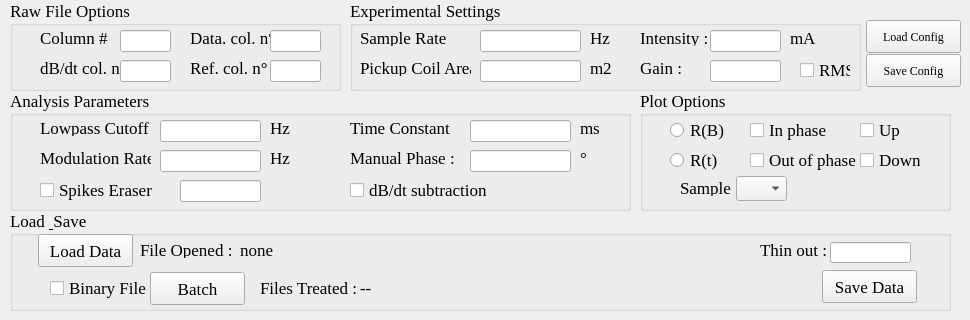
    <widget class="QWidget" name="tab">
     <attribute name="title">
      <string>Configuration</string>
     </attribute>
     <widget class="QGroupBox" name="groupBox_4">
      <property name="geometry">
       <rect>
        <x>640</x>
        <y>90</y>
        <width>311</width>
        <height>121</height>
       </rect>
      </property>
      <property name="sizePolicy">
       <sizepolicy hsizetype="Expanding" vsizetype="Expanding">
        <horstretch>0</horstretch>
        <verstretch>0</verstretch>
       </sizepolicy>
      </property>
      <property name="maximumSize">
       <size>
        <width>16777215</width>
        <height>16777215</height>
       </size>
      </property>
      <property name="font">
       <font>
        <family>Times</family>
        <pointsize>13</pointsize>
       </font>
      </property>
      <property name="title">
       <string>Plot Options</string>
      </property>
      <widget class="QRadioButton" name="radioButton">
       <property name="geometry">
        <rect>
         <x>30</x>
         <y>30</y>
         <width>102</width>
         <height>20</height>
        </rect>
       </property>
       <property name="font">
        <font>
         <family>Times</family>
        </font>
       </property>
       <property name="text">
        <string>R(B)</string>
       </property>
      </widget>
      <widget class="QRadioButton" name="radioButton_2">
       <property name="geometry">
        <rect>
         <x>30</x>
         <y>60</y>
         <width>102</width>
         <height>20</height>
        </rect>
       </property>
       <property name="font">
        <font>
         <family>Times</family>
        </font>
       </property>
       <property name="text">
        <string>R(t)</string>
       </property>
      </widget>
      <widget class="QLabel" name="label_25">
       <property name="geometry">
        <rect>
         <x>40</x>
         <y>90</y>
         <width>61</width>
         <height>16</height>
        </rect>
       </property>
       <property name="font">
        <font>
         <family>Times</family>
        </font>
       </property>
       <property name="text">
        <string>Sample :</string>
       </property>
      </widget>
      <widget class="QComboBox" name="comboBox">
       <property name="geometry">
        <rect>
         <x>96</x>
         <y>86</y>
         <width>51</width>
         <height>25</height>
        </rect>
       </property>
       <property name="font">
        <font>
         <family>Times</family>
        </font>
       </property>
      </widget>
      <widget class="QCheckBox" name="checkBox_2">
       <property name="geometry">
        <rect>
         <x>110</x>
         <y>30</y>
         <width>87</width>
         <height>20</height>
        </rect>
       </property>
       <property name="font">
        <font>
         <family>Times</family>
        </font>
       </property>
       <property name="text">
        <string>In phase</string>
       </property>
      </widget>
      <widget class="QCheckBox" name="checkBox_3">
       <property name="geometry">
        <rect>
         <x>110</x>
         <y>60</y>
         <width>111</width>
         <height>20</height>
        </rect>
       </property>
       <property name="font">
        <font>
         <family>Times</family>
        </font>
       </property>
       <property name="text">
        <string>Out of phase</string>
       </property>
      </widget>
      <widget class="QCheckBox" name="checkBox_7">
       <property name="geometry">
        <rect>
         <x>220</x>
         <y>30</y>
         <width>87</width>
         <height>20</height>
        </rect>
       </property>
       <property name="font">
        <font>
         <family>Times</family>
        </font>
       </property>
       <property name="text">
        <string>Up</string>
       </property>
      </widget>
      <widget class="QCheckBox" name="checkBox_8">
       <property name="geometry">
        <rect>
         <x>220</x>
         <y>60</y>
         <width>111</width>
         <height>20</height>
        </rect>
       </property>
       <property name="font">
        <font>
         <family>Times</family>
        </font>
       </property>
       <property name="text">
        <string>Down</string>
       </property>
      </widget>
     </widget>
     <widget class="QGroupBox" name="groupBox_2">
      <property name="geometry">
       <rect>
        <x>350</x>
        <y>0</y>
        <width>511</width>
        <height>91</height>
       </rect>
      </property>
      <property name="font">
       <font>
        <family>Times</family>
        <pointsize>13</pointsize>
       </font>
      </property>
      <property name="title">
       <string>Experimental Settings</string>
      </property>
      <widget class="QLabel" name="label_4">
       <property name="geometry">
        <rect>
         <x>10</x>
         <y>30</y>
         <width>91</width>
         <height>16</height>
        </rect>
       </property>
       <property name="font">
        <font>
         <family>Times</family>
        </font>
       </property>
       <property name="text">
        <string>Sample Rate :</string>
       </property>
      </widget>
      <widget class="QLabel" name="label_7">
       <property name="geometry">
        <rect>
         <x>240</x>
         <y>30</y>
         <width>21</width>
         <height>16</height>
        </rect>
       </property>
       <property name="font">
        <font>
         <family>Times</family>
        </font>
       </property>
       <property name="text">
        <string>Hz</string>
       </property>
      </widget>
      <widget class="QLabel" name="label_6">
       <property name="geometry">
        <rect>
         <x>240</x>
         <y>60</y>
         <width>21</width>
         <height>16</height>
        </rect>
       </property>
       <property name="font">
        <font>
         <family>Times</family>
        </font>
       </property>
       <property name="text">
        <string>m2</string>
       </property>
      </widget>
      <widget class="QLabel" name="label_5">
       <property name="geometry">
        <rect>
         <x>10</x>
         <y>60</y>
         <width>111</width>
         <height>16</height>
        </rect>
       </property>
       <property name="font">
        <font>
         <family>Times</family>
        </font>
       </property>
       <property name="text">
        <string>Pickup Coil Area :</string>
       </property>
      </widget>
      <widget class="QLabel" name="label_8">
       <property name="geometry">
        <rect>
         <x>290</x>
         <y>30</y>
         <width>71</width>
         <height>16</height>
        </rect>
       </property>
       <property name="font">
        <font>
         <family>Times</family>
        </font>
       </property>
       <property name="text">
        <string>Intensity :</string>
       </property>
      </widget>
      <widget class="QLabel" name="label_9">
       <property name="geometry">
        <rect>
         <x>290</x>
         <y>60</y>
         <width>71</width>
         <height>16</height>
        </rect>
       </property>
       <property name="font">
        <font>
         <family>Times</family>
        </font>
       </property>
       <property name="text">
        <string>Gain :</string>
       </property>
      </widget>
      <widget class="QLabel" name="label_10">
       <property name="geometry">
        <rect>
         <x>440</x>
         <y>30</y>
         <width>41</width>
         <height>16</height>
        </rect>
       </property>
       <property name="font">
        <font>
         <family>Times</family>
        </font>
       </property>
       <property name="text">
        <string>mA</string>
       </property>
      </widget>
      <widget class="QLineEdit" name="lE_srate">
       <property name="geometry">
        <rect>
         <x>130</x>
         <y>30</y>
         <width>101</width>
         <height>22</height>
        </rect>
       </property>
       <property name="font">
        <font>
         <family>Times</family>
        </font>
       </property>
      </widget>
      <widget class="QLineEdit" name="lE_PUarea">
       <property name="geometry">
        <rect>
         <x>130</x>
         <y>60</y>
         <width>101</width>
         <height>22</height>
        </rect>
       </property>
       <property name="font">
        <font>
         <family>Times</family>
        </font>
       </property>
      </widget>
      <widget class="QLineEdit" name="lE_current">
       <property name="geometry">
        <rect>
         <x>360</x>
         <y>30</y>
         <width>71</width>
         <height>22</height>
        </rect>
       </property>
       <property name="font">
        <font>
         <family>Times</family>
        </font>
       </property>
      </widget>
      <widget class="QLineEdit" name="lE_gain">
       <property name="geometry">
        <rect>
         <x>360</x>
         <y>60</y>
         <width>71</width>
         <height>22</height>
        </rect>
       </property>
       <property name="font">
        <font>
         <family>Times</family>
        </font>
       </property>
      </widget>
      <widget class="QCheckBox" name="checkBox_4">
       <property name="geometry">
        <rect>
         <x>450</x>
         <y>60</y>
         <width>51</width>
         <height>20</height>
        </rect>
       </property>
       <property name="font">
        <font>
         <family>Times</family>
        </font>
       </property>
       <property name="text">
        <string>RMS</string>
       </property>
      </widget>
     </widget>
     <widget class="QGroupBox" name="groupBox_3">
      <property name="geometry">
       <rect>
        <x>10</x>
        <y>90</y>
        <width>621</width>
        <height>121</height>
       </rect>
      </property>
      <property name="sizePolicy">
       <sizepolicy hsizetype="Expanding" vsizetype="Expanding">
        <horstretch>0</horstretch>
        <verstretch>0</verstretch>
       </sizepolicy>
      </property>
      <property name="font">
       <font>
        <family>Times</family>
        <pointsize>13</pointsize>
       </font>
      </property>
      <property name="title">
       <string>Analysis Parameters</string>
      </property>
      <widget class="QLabel" name="label_11">
       <property name="geometry">
        <rect>
         <x>260</x>
         <y>30</y>
         <width>21</width>
         <height>16</height>
        </rect>
       </property>
       <property name="font">
        <font>
         <family>Times</family>
        </font>
       </property>
       <property name="text">
        <string>Hz</string>
       </property>
      </widget>
      <widget class="QLabel" name="label_12">
       <property name="geometry">
        <rect>
         <x>30</x>
         <y>30</y>
         <width>111</width>
         <height>16</height>
        </rect>
       </property>
       <property name="font">
        <font>
         <family>Times</family>
        </font>
       </property>
       <property name="text">
        <string>Lowpass Cutoff :</string>
       </property>
      </widget>
      <widget class="QLabel" name="label_13">
       <property name="geometry">
        <rect>
         <x>260</x>
         <y>60</y>
         <width>21</width>
         <height>16</height>
        </rect>
       </property>
       <property name="font">
        <font>
         <family>Times</family>
        </font>
       </property>
       <property name="text">
        <string>Hz</string>
       </property>
      </widget>
      <widget class="QLabel" name="label_14">
       <property name="geometry">
        <rect>
         <x>30</x>
         <y>60</y>
         <width>111</width>
         <height>16</height>
        </rect>
       </property>
       <property name="font">
        <font>
         <family>Times</family>
        </font>
       </property>
       <property name="text">
        <string>Modulation Rate :</string>
       </property>
      </widget>
      <widget class="QLabel" name="label_15">
       <property name="geometry">
        <rect>
         <x>570</x>
         <y>30</y>
         <width>21</width>
         <height>16</height>
        </rect>
       </property>
       <property name="font">
        <font>
         <family>Times</family>
        </font>
       </property>
       <property name="text">
        <string>ms</string>
       </property>
      </widget>
      <widget class="QLabel" name="label_16">
       <property name="geometry">
        <rect>
         <x>340</x>
         <y>30</y>
         <width>101</width>
         <height>16</height>
        </rect>
       </property>
       <property name="font">
        <font>
         <family>Times</family>
        </font>
       </property>
       <property name="text">
        <string>Time Constant :</string>
       </property>
      </widget>
      <widget class="QLabel" name="label_17">
       <property name="geometry">
        <rect>
         <x>570</x>
         <y>60</y>
         <width>21</width>
         <height>16</height>
        </rect>
       </property>
       <property name="font">
        <font>
         <family>Times</family>
        </font>
       </property>
       <property name="text">
        <string>°</string>
       </property>
      </widget>
      <widget class="QLabel" name="label_18">
       <property name="geometry">
        <rect>
         <x>340</x>
         <y>60</y>
         <width>111</width>
         <height>16</height>
        </rect>
       </property>
       <property name="font">
        <font>
         <family>Times</family>
        </font>
       </property>
       <property name="text">
        <string>Manual Phase :</string>
       </property>
      </widget>
      <widget class="QCheckBox" name="checkBox">
       <property name="geometry">
        <rect>
         <x>30</x>
         <y>90</y>
         <width>133</width>
         <height>20</height>
        </rect>
       </property>
       <property name="font">
        <font>
         <family>Times</family>
        </font>
       </property>
       <property name="text">
        <string>Spikes Eraser     x</string>
       </property>
      </widget>
      <widget class="QLineEdit" name="lineEdit">
       <property name="geometry">
        <rect>
         <x>150</x>
         <y>30</y>
         <width>101</width>
         <height>22</height>
        </rect>
       </property>
       <property name="font">
        <font>
         <family>Times</family>
        </font>
       </property>
      </widget>
      <widget class="QLineEdit" name="lineEdit_2">
       <property name="geometry">
        <rect>
         <x>150</x>
         <y>60</y>
         <width>101</width>
         <height>22</height>
        </rect>
       </property>
       <property name="font">
        <font>
         <family>Times</family>
        </font>
       </property>
       <property name="readOnly">
        <bool>true</bool>
       </property>
      </widget>
      <widget class="QLineEdit" name="lineEdit_3">
       <property name="geometry">
        <rect>
         <x>460</x>
         <y>60</y>
         <width>101</width>
         <height>22</height>
        </rect>
       </property>
       <property name="font">
        <font>
         <family>Times</family>
        </font>
       </property>
      </widget>
      <widget class="QLineEdit" name="lineEdit_4">
       <property name="geometry">
        <rect>
         <x>460</x>
         <y>30</y>
         <width>101</width>
         <height>22</height>
        </rect>
       </property>
       <property name="font">
        <font>
         <family>Times</family>
        </font>
       </property>
      </widget>
      <widget class="QLineEdit" name="lineEdit_10">
       <property name="geometry">
        <rect>
         <x>170</x>
         <y>90</y>
         <width>81</width>
         <height>22</height>
        </rect>
       </property>
       <property name="font">
        <font>
         <family>Times</family>
        </font>
       </property>
      </widget>
      <widget class="QCheckBox" name="checkBox_6">
       <property name="geometry">
        <rect>
         <x>340</x>
         <y>90</y>
         <width>141</width>
         <height>20</height>
        </rect>
       </property>
       <property name="font">
        <font>
         <family>Times</family>
        </font>
       </property>
       <property name="text">
        <string>dB/dt subtraction</string>
       </property>
      </widget>
     </widget>
     <widget class="QGroupBox" name="groupBox_5">
      <property name="geometry">
       <rect>
        <x>10</x>
        <y>210</y>
        <width>941</width>
        <height>101</height>
       </rect>
      </property>
      <property name="sizePolicy">
       <sizepolicy hsizetype="Expanding" vsizetype="Maximum">
        <horstretch>0</horstretch>
        <verstretch>0</verstretch>
       </sizepolicy>
      </property>
      <property name="font">
       <font>
        <family>Times</family>
        <pointsize>13</pointsize>
       </font>
      </property>
      <property name="title">
       <string>Load &amp; Save</string>
      </property>
      <widget class="QPushButton" name="pushButton_7">
       <property name="geometry">
        <rect>
         <x>28</x>
         <y>24</y>
         <width>95</width>
         <height>33</height>
        </rect>
       </property>
       <property name="font">
        <font>
         <family>Times</family>
        </font>
       </property>
       <property name="text">
        <string>Load Data</string>
       </property>
      </widget>
      <widget class="QPushButton" name="pushButton_6">
       <property name="geometry">
        <rect>
         <x>140</x>
         <y>62</y>
         <width>95</width>
         <height>33</height>
        </rect>
       </property>
       <property name="sizePolicy">
        <sizepolicy hsizetype="Minimum" vsizetype="Maximum">
         <horstretch>0</horstretch>
         <verstretch>0</verstretch>
        </sizepolicy>
       </property>
       <property name="font">
        <font>
         <family>Times</family>
        </font>
       </property>
       <property name="text">
        <string>Batch</string>
       </property>
      </widget>
      <widget class="QPushButton" name="pushButton_8">
       <property name="geometry">
        <rect>
         <x>812</x>
         <y>60</y>
         <width>95</width>
         <height>33</height>
        </rect>
       </property>
       <property name="font">
        <font>
         <family>Times</family>
        </font>
       </property>
       <property name="text">
        <string>Save Data</string>
       </property>
      </widget>
      <widget class="QLineEdit" name="lineEdit_13">
       <property name="geometry">
        <rect>
         <x>820</x>
         <y>32</y>
         <width>81</width>
         <height>21</height>
        </rect>
       </property>
       <property name="font">
        <font>
         <family>Times</family>
        </font>
       </property>
      </widget>
      <widget class="QLabel" name="label_19">
       <property name="geometry">
        <rect>
         <x>750</x>
         <y>32</y>
         <width>71</width>
         <height>16</height>
        </rect>
       </property>
       <property name="font">
        <font>
         <family>Times</family>
        </font>
       </property>
       <property name="text">
        <string>Thin out :</string>
       </property>
      </widget>
      <widget class="QLabel" name="label_20">
       <property name="geometry">
        <rect>
         <x>130</x>
         <y>32</y>
         <width>101</width>
         <height>16</height>
        </rect>
       </property>
       <property name="font">
        <font>
         <family>Times</family>
        </font>
       </property>
       <property name="text">
        <string>File Opened :</string>
       </property>
      </widget>
      <widget class="QLabel" name="label_21">
       <property name="geometry">
        <rect>
         <x>250</x>
         <y>70</y>
         <width>101</width>
         <height>16</height>
        </rect>
       </property>
       <property name="font">
        <font>
         <family>Times</family>
        </font>
       </property>
       <property name="text">
        <string>Files Treated :</string>
       </property>
      </widget>
      <widget class="QLabel" name="label_22">
       <property name="geometry">
        <rect>
         <x>350</x>
         <y>70</y>
         <width>101</width>
         <height>16</height>
        </rect>
       </property>
       <property name="font">
        <font>
         <family>Times</family>
        </font>
       </property>
       <property name="text">
        <string>--</string>
       </property>
      </widget>
      <widget class="QLabel" name="label_23">
       <property name="geometry">
        <rect>
         <x>230</x>
         <y>32</y>
         <width>491</width>
         <height>16</height>
        </rect>
       </property>
       <property name="font">
        <font>
         <family>Times</family>
        </font>
       </property>
       <property name="text">
        <string>none</string>
       </property>
      </widget>
      <widget class="QLabel" name="label_24">
       <property name="geometry">
        <rect>
         <x>470</x>
         <y>70</y>
         <width>321</width>
         <height>16</height>
        </rect>
       </property>
       <property name="font">
        <font>
         <family>Times</family>
         <pointsize>13</pointsize>
        </font>
       </property>
       <property name="text">
        <string/>
       </property>
      </widget>
      <widget class="QCheckBox" name="checkBox_5">
       <property name="geometry">
        <rect>
         <x>40</x>
         <y>68</y>
         <width>111</width>
         <height>20</height>
        </rect>
       </property>
       <property name="font">
        <font>
         <family>Times</family>
        </font>
       </property>
       <property name="text">
        <string>Binary File</string>
       </property>
      </widget>
     </widget>
     <widget class="QGroupBox" name="groupBox">
      <property name="geometry">
       <rect>
        <x>10</x>
        <y>0</y>
        <width>331</width>
        <height>91</height>
       </rect>
      </property>
      <property name="font">
       <font>
        <family>Times</family>
        <pointsize>13</pointsize>
       </font>
      </property>
      <property name="title">
       <string>Raw File Options</string>
      </property>
      <widget class="QLabel" name="label_3">
       <property name="geometry">
        <rect>
         <x>180</x>
         <y>60</y>
         <width>81</width>
         <height>16</height>
        </rect>
       </property>
       <property name="font">
        <font>
         <family>Times</family>
        </font>
       </property>
       <property name="text">
        <string>Ref. col. n°</string>
       </property>
      </widget>
      <widget class="QLabel" name="label_2">
       <property name="geometry">
        <rect>
         <x>30</x>
         <y>60</y>
         <width>81</width>
         <height>16</height>
        </rect>
       </property>
       <property name="font">
        <font>
         <family>Times</family>
        </font>
       </property>
       <property name="text">
        <string>dB/dt col. n°</string>
       </property>
      </widget>
      <widget class="QLabel" name="label">
       <property name="geometry">
        <rect>
         <x>30</x>
         <y>30</y>
         <width>71</width>
         <height>16</height>
        </rect>
       </property>
       <property name="font">
        <font>
         <family>Times</family>
        </font>
       </property>
       <property name="text">
        <string>Column # :</string>
       </property>
      </widget>
      <widget class="QLineEdit" name="lE_ncol">
       <property name="geometry">
        <rect>
         <x>110</x>
         <y>30</y>
         <width>51</width>
         <height>22</height>
        </rect>
       </property>
       <property name="font">
        <font>
         <family>Times</family>
        </font>
       </property>
      </widget>
      <widget class="QLineEdit" name="lE_dBdtcol">
       <property name="geometry">
        <rect>
         <x>110</x>
         <y>60</y>
         <width>51</width>
         <height>22</height>
        </rect>
       </property>
       <property name="font">
        <font>
         <family>Times</family>
        </font>
       </property>
      </widget>
      <widget class="QLineEdit" name="lE_refcol">
       <property name="geometry">
        <rect>
         <x>260</x>
         <y>60</y>
         <width>51</width>
         <height>22</height>
        </rect>
       </property>
       <property name="font">
        <font>
         <family>Times</family>
        </font>
       </property>
      </widget>
      <widget class="QLabel" name="label_26">
       <property name="geometry">
        <rect>
         <x>180</x>
         <y>30</y>
         <width>81</width>
         <height>16</height>
        </rect>
       </property>
       <property name="font">
        <font>
         <family>Times</family>
        </font>
       </property>
       <property name="text">
        <string>Data. col. n°</string>
       </property>
      </widget>
      <widget class="QLineEdit" name="lE_datcol">
       <property name="geometry">
        <rect>
         <x>260</x>
         <y>30</y>
         <width>51</width>
         <height>22</height>
        </rect>
       </property>
       <property name="font">
        <font>
         <family>Times</family>
        </font>
       </property>
      </widget>
     </widget>
     <widget class="QPushButton" name="pushButton_5">
      <property name="geometry">
       <rect>
        <x>866</x>
        <y>20</y>
        <width>95</width>
        <height>33</height>
       </rect>
      </property>
      <property name="font">
       <font>
        <family>Times</family>
       </font>
      </property>
      <property name="text">
       <string>Load Config</string>
      </property>
     </widget>
     <widget class="QPushButton" name="pushButton_4">
      <property name="geometry">
       <rect>
        <x>866</x>
        <y>54</y>
        <width>95</width>
        <height>33</height>
       </rect>
      </property>
      <property name="font">
       <font>
        <family>Times</family>
       </font>
      </property>
      <property name="text">
       <string>Save Config</string>
      </property>
     </widget>
    </widget>
